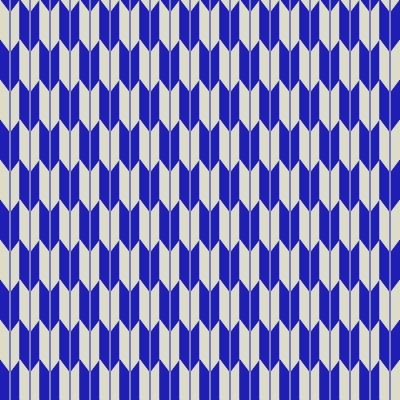
Frame 1 (no input)
Frame 60 (no input): identical to frame 1, image omitted
Frame 120 (the mouse pressed at the canvas centre since frame 60): identical to frame 1, image omitted

The p5.js sketch that drew this single still picture (run headless with seeded random() and noise() and a simulated clock; from frame 60 on, the mouse is pressed at the canvas centre):

// p5.js sketch
// ── sketch.js
function setup() {
  createCanvas(400, 400);
}

function draw() {
  background(220);
  
  Texture01();
  //Texture02();
  //Texture03();
  //Texture04();
}
//01
{
function Texture01(){
  let w = 20;
  let h = 40;

  let bgColor = color(220, 220, 200);
  let mainColor = color(30, 30, 180);
  let c = [bgColor, mainColor];

  noStroke();
  for (let i = 0; i <= width / w; i+= 1) {
    for (let j = 0; j <= height / h; j+= 1) {
      Unit01(i*w - w, j*h -h, w, h, c[(i % 2 + j) % 2], c[(i % 2 + j + 1) % 2]);
    }
  }

}

function Unit01(x, y, w, h, mainC, bgC){
  fill(mainC);
  let hOffset = h / 3;
  let center = x + w/2;
  quad(x, y, 
    center, y + hOffset,
    center, y + h + hOffset,
     x, y + h);
  quad(center, y + hOffset,
    x + w, y,
    x + w, y + h,
    center, y + h + hOffset);
  stroke(bgC);
  strokeWeight(1);
  line(center, y + hOffset -1,
    center, y + h + hOffset -1);
}
}

//02
{
  function Texture02(){
    let w = 80;
    let h = 16;
    for (let i = 0; i <= width / w + 5; i+= 1) {
      for (let j = 0; j <= height / h + 5; j+= 1) {
        Unit02(i*(w * 0.7) + (j) % 2 * (w * 0.35), j*h -h, w, h);
      }
    }
  }

  function Unit02(x,y,w,h){
    let mainColor = color(30, 30, 180);
    noFill();
    stroke(mainColor);
    strokeWeight(2);
    let lr = 250;
    let rr = 290;
    arc(x, y, w, w*2, radians(lr), radians(rr));
    arc(x, y, w * 0.9, w * 1.8, radians(lr+4), radians(rr-4) );
    arc(x, y, w * 0.5, w * 0.8, radians(lr-2), radians(rr+2));
  }
}

//03
{
  function Texture03(){
    let w = 40;
    let h = 20;
    for (let i = 0; i <= width / w + 2; i+= 1) {
      for (let j = 0; j <= height / h + 3; j+= 1) {
        Unit03(i*w - w + (j) % 2 * (w * 0.5), j*h -h, w, h);
      }
    }
  }

  function Unit03(x,y,w,h){
    let mainColor = color(30, 30, 180);
    noFill();
    stroke(mainColor);
    strokeWeight(2);
    arc(x, y, w, w, 0, radians(360));
  }
}

//04
{
  function Texture04(){
    let w = 40;
    noFill();
    stroke(color(30, 30, 180));
    strokeWeight(1.5);

    for (let i = 0; i < windowWidth; i+= w) {
      line(i, 0, i + windowHeight / 2, windowHeight);
      line(-i, 0, windowHeight / 2 - i, windowHeight);
      line(i, 0, i -windowHeight / 2, windowHeight);
    }
    for (let i = 0; i < windowHeight; i+= w) {
      line(0, i, windowWidth, i);
      for (let j = 0; j < windowWidth; j+= w) {
        Unit04_pus(j - (1 - (i/w) % 2) * (w / 2), i - (w / 3), w);
        Unit04_min(j - (1 - (i/w) % 2) * (w / 2), i + (w / 3), w);
      }
    }
  }

  function Unit04_pus(x,y, w){
    point(x, y);
    line(x, y - w*2/3, x, y);
    line(x- w/2, y + w/3, x, y);
    line(x+ w/2, y + w/3, x, y);
  }
  function Unit04_min(x,y, w){
    point(x, y);
    line(x, y + w*2/3, x, y);
    line(x- w/2, y - w/3, x, y);
    line(x+ w/2, y - w/3, x, y);
  }
}
// ── ChernoffFace.js
{
    function setup() {
    createCanvas(900, 900);
    Texture01_Setup();

    Texture01();
    }

    function Mask(){
        rect(20,20, width-40 , height-40);
    }

    function Texture01_Setup(){
        strokeWeight(2);
    }

    function Texture01(){
        background(255);
        //clip(Mask);
        size = 150;
        row = floor(width / size);
        column = floor(height / size);

        for(let i=0; i < column; i++){
            for(let j = 0; j < row; j++){
                faceData = new FaceData(size * j + size / 2, size * i + size / 2, size);
                face1 = new Face(faceData).DrawFace();
            }
        }
    }

    class FaceData{
        x = 0;
        y = 0;
        w = 0;
        faceWidth = 0.5;
        faceHeight = 0.9;
        faceCenterY = 0.5;

        eye_height_Para = 0.5;
        eye_width_Para = 0.5;
        eye_inSide_Para = 0.5;
        eye_tPoint_Para = 0.5;
        eye_tPoint1_Para = 0.3;
        eye_outSide_Para = 0.5;
        eye_bPoint_Para = 0.3;
        eye_bPoint1_Para = 0.5;

        eye_inSide_CP1 = 0.4;
        eye_inSide_CP2 = 0.5;
        eye_tPoint_CP1 = 0.6;
        eye_tPoint_CP2 = 0.5;
        eye_tPoint1_CP1 = 0.5;
        eye_tPoint1_CP2 = 0.0;
        eye_outSide_CP1 = 0.7;
        eye_outSide_CP2 = 0.0;
        eye_bPoint_CP1 = 0.5;
        eye_bPoint_CP2 = 0.5;
        eye_bPoint1_CP1 = 0.4;
        eye_bPoint1_CP2 = 0.5;
        eyelash_height = 0.5;

        pupil_CPX = 0.6;
        pupil_CPY = 0.6;
        pupilXoffset = 0.5;
        pupilYoffset = 0.5;
        pupilW = 0.5;
        pupilH = 0.5;

        eyebrow_W = 0.5;
        eyebrow_outSide = 0.5;
        eyebrow_inSide = 0.5;
        eyebrow_Ymax = 0.15;
        eyebrow_Ymin = 0.01;

        earX = 0.5;
        earY = 0.5;

        noseY = 0.5;

        mouseY = 0.5;
        mouseW = 0.5;

        constructor(x, y, w){
            this.x = x;
            this.y = y;
            this.w = w;
            this.faceWidth = map(randomGaussian(this.faceWidth, 0.1), 0, 1, 0.6 , 0.8, true);
            this.faceCenterY = map(randomGaussian(this.faceCenterY, 0.25), 0, 1, 0.11 , 0.14, true);
            this.eye_height_Para = map(randomGaussian(this.eye_height_Para, 0.4), 0, 1, 0.06 , 0.18, true);
            
            this.eye_width_Para = constrain(randomGaussian(this.eye_width_Para, 0.2), 0 ,1);
            this.eye_inSide_Para = constrain(randomGaussian(this.eye_inSide_Para, 0.2), 0 , 1);
            this.eye_outSide_Para = constrain(randomGaussian(this.eye_outSide_Para, 0.2), pow(this.eye_width_Para, 2) * 0.2 , 1);
            this.eye_tPoint_Para = constrain(randomGaussian(this.eye_tPoint_Para, 0.2), (1-this.eye_inSide_Para) * 0.3 , 1-(1-this.eye_outSide_Para)* 0.4);//1);
            this.eye_tPoint1_Para = constrain(randomGaussian(this.eye_tPoint1_Para, 0.25), 0 , 1-(1-this.eye_outSide_Para)* 0.7);
            this.eye_bPoint_Para = constrain(randomGaussian(this.eye_bPoint_Para, 0.25), 0 , 1);
            this.eye_bPoint1_Para = constrain(randomGaussian(this.eye_bPoint1_Para, 0.1), 0 , 1);
            
            this.eye_inSide_CP1 = constrain(randomGaussian(this.eye_inSide_CP1, 0.25), 0 , 1);
            this.eye_inSide_CP2 = constrain(randomGaussian(this.eye_inSide_CP2, 0.1), 0 , 1);
            this.eye_tPoint_CP1 = constrain(randomGaussian(this.eye_tPoint_CP1, 0.25), 0 , 1);
            this.eye_tPoint_CP2 = constrain(randomGaussian(this.eye_tPoint_CP2, 0.25), 0 , 1);
            this.eye_tPoint1_CP1 = constrain(randomGaussian(this.eye_tPoint1_CP1, 0.25), 0 , 1);
            this.eye_tPoint1_CP2 = constrain(randomGaussian(this.eye_tPoint1_CP2, 0.25), 0 , 1);
            this.eye_outSide_CP1 = constrain(randomGaussian(this.eye_outSide_CP1, 0.25), 0 , 1);
            this.eye_outSide_CP2 = constrain(randomGaussian(this.eye_outSide_CP2, 0.25), 0 , 1);
            this.eye_bPoint_CP1 = constrain(randomGaussian(this.eye_bPoint_CP1, 0.25), 0 , 1);
            this.eye_bPoint_CP2 = constrain(randomGaussian(this.eye_bPoint_CP2, 0.1), 0 , 1);
            this.eye_bPoint1_CP1 = constrain(randomGaussian(this.eye_bPoint1_CP1, 0.25), 0 , 1);
            this.eye_bPoint1_CP2 = constrain(randomGaussian(this.eye_bPoint1_CP2, 0.25), 0 , 1);
            
            this.eyelash_height = map(randomGaussian(this.eyelash_height, 0.3), 0 , 1, 0.02, 0.045, true);

            this.pupil_CPX = constrain(randomGaussian(this.pupil_CPX, 0.05), 0 , 1);
            this.pupil_CPY = constrain(randomGaussian(this.pupil_CPY, 0.1), 0 , 1);
            this.pupilXoffset = map(randomGaussian(this.pupilXoffset, 0.4), 0 , 1, 0.35, 0.45,true);
            this.pupilYoffset = map(randomGaussian(this.pupilYoffset, 0.4), 0 , 1, 0.45, 0.65, true);
            this.pupilW = map(randomGaussian(this.pupilW, 0.3), 0 , 1, 0.2 , 0.3, true);
            this.pupilH = map(randomGaussian(this.pupilH, 0.3), 0 , 1, 0.05, 0.09, true);
            this.eye_width_Para = map(this.eye_width_Para, 0 ,1 , 0.2 , 0.3, true);
            
            this.eyebrow_W = map(randomGaussian(this.eyebrow_W, 0.35), 0 , 1, 0.25, 0.33, true);
            this.eyebrow_outSide = map(randomGaussian(this.eyebrow_outSide, 0.25), 0 , 1, this.eyebrow_Ymin, this.eyebrow_Ymax, true);
            this.eyebrow_inSide = map(randomGaussian(this.eyebrow_inSide, 0.25), 0 , 1, this.eyebrow_Ymin, this.eyebrow_Ymax, true);

            this.earX = map(randomGaussian(this.earX, 0.25), 0 ,1 , 0.11 , 0.14, true);
            this.earY = map(randomGaussian(this.earY, 0.25), 0 ,1 , 0.03 , 0.06, true);
            this.noseY = map(randomGaussian(this.noseY, 0.25), 0 ,1 , 0 , 0.05, true);
            this.mouseY = map(randomGaussian(this.mouseY, 0.25), 0 ,1 , -0.02 , 0.03, true);
            this.mouseW = map(randomGaussian(this.mouseW, 0.3), 0 ,1 , 0.3 , 0.9, true);
        }
    }

    class Face{
        x = 0;
        y = 0;
        w = 0;
        centerY = 0;
        faceWidth = 0;
        faceHeight = 0;
        faceData;
        constructor(faceData){
            this.faceData = faceData;
            this.x = faceData.x;
            this.y = faceData.y;
            this.w = faceData.w;
            this.faceWidth = this.w * faceData.faceWidth;
            this.faceHeight = this.w * faceData.faceHeight;
            this.centerY = this.y + this.faceHeight * this.faceHeight / this.w * faceData.faceCenterY;
        }

        DrawFace(){
            stroke(255, 0, 0);
            stroke(0);
            let faceBoundR = this.x+this.faceWidth/2;
            let faceBoundL = this.x-this.faceWidth/2;
            let faceBoundT = this.y-this.faceHeight/2;
            let faceBoundB = this.y+this.faceHeight/2;
            
            let noseYoffest = (this.y + this.faceHeight / 2 - this.centerY) / 3;
            let mouseYoffest = noseYoffest * 2;
            let faceMostWidthPointY = min(this.centerY - this.faceHeight * 0.1, this.centerY - noseYoffest);
            let EyebrowOutPointXoffest = this.faceWidth/9 * 4;
            let EyeOutPointXofset = this.faceWidth/8*3;
            push();
            
            fill(255, 237, 229);
            let mandibleAngleXoffset = this.faceWidth / 8 * 2.4;//下顎骨
            let earX = curvePoint(faceBoundR, faceBoundR, this.x + mandibleAngleXoffset, this.x, 0.5);
            let earX1 = curvePoint(faceBoundR, earX, this.x + mandibleAngleXoffset, this.x, 0.75);
            this.DrawEars(earX - this.x, earX1 - this.x, this.centerY, this.centerY + (mouseYoffest + noseYoffest)/2);

            beginShape();
            fill(55, 50, 50);
            vertex(faceBoundL, faceMostWidthPointY-1);
            this.TestDrawBezierVertex(
                faceBoundL, faceMostWidthPointY-1,
                this.x-this.faceWidth*0.55, this.y-this.faceHeight*0.65, 
                this.x+this.faceWidth*0.55, this.y-this.faceHeight*0.65, 
                faceBoundR, faceMostWidthPointY-1);
            endShape();

            beginShape();
            fill(255, 237, 229);
            vertex(faceBoundL, faceMostWidthPointY);
            this.TestDrawBezierVertex(
                faceBoundL, faceMostWidthPointY,
                lerp(faceBoundL,faceBoundR, 0.05), this.y-this.faceHeight*0.39, 
                lerp(faceBoundR,faceBoundL, 0.05), this.y-this.faceHeight*0.39, 
                faceBoundR, faceMostWidthPointY);
            endShape();

            curveTightness(0.2);
            beginShape();
            fill(255, 237, 229);
            this.DrawTestCurveVertex(faceBoundR, faceBoundT);
            this.DrawTestCurveVertex(faceBoundR, faceMostWidthPointY);
            
            //this.DrawTestCurveVertex(lerp(faceBoundR, this.x + mandibleAngleXoffset, 0.2), this.centerY + noseYoffest*0.5);
            this.DrawTestCurveVertex(this.x + mandibleAngleXoffset, this.centerY + mouseYoffest*0.99);
            this.DrawTestCurveVertex(this.x , this.y + this.faceHeight /2);
            this.DrawTestCurveVertex(this.x - mandibleAngleXoffset, this.centerY + mouseYoffest*0.99);
            //this.DrawTestCurveVertex(lerp(faceBoundL, this.x - mandibleAngleXoffset, 0.2), this.centerY + noseYoffest*0.5);
            this.DrawTestCurveVertex(faceBoundL, faceMostWidthPointY);
            this.DrawTestCurveVertex(faceBoundL, faceBoundT);
            endShape();

            beginShape();
            fill(55, 50, 50);
            vertex(faceBoundL, faceMostWidthPointY);
            let hair_x1 = curvePoint(faceBoundL,faceBoundL,this.x - mandibleAngleXoffset,this.x, 0.5);
            let hair_y1 = curvePoint(faceBoundT,faceMostWidthPointY,this.centerY + mouseYoffest*0.99,this.y + this.faceHeight /2, 0.5);
            vertex(hair_x1, hair_y1);
            vertex(
                bezierPoint(faceBoundL,faceBoundL,faceBoundR,faceBoundR, 0.1),
                bezierPoint(faceMostWidthPointY,this.y-this.faceHeight*0.52,this.y-this.faceHeight*0.52,faceMostWidthPointY, 0.1)
            );
            endShape();
            beginShape();
            fill(55, 50, 50);
            vertex(faceBoundR, faceMostWidthPointY);
            let hair_x2 = curvePoint(faceBoundR,faceBoundR,this.x + mandibleAngleXoffset,this.x, 0.5);
            let hair_y2 = curvePoint(faceBoundT,faceMostWidthPointY,this.centerY + mouseYoffest*0.99,this.y + this.faceHeight /2, 0.5);
            vertex(hair_x2, hair_y2);
            vertex(
                bezierPoint(faceBoundR,faceBoundR,faceBoundL,faceBoundL, 0.1),
                bezierPoint(faceMostWidthPointY,this.y-this.faceHeight*0.52,this.y-this.faceHeight*0.52,faceMostWidthPointY, 0.1)
            );
            endShape();

            ///*
            this.DrawEyes(this.x, this.centerY, this.faceWidth/4);
            let EyebrowInside = this.centerY - this.faceHeight*(this.faceData.eye_height_Para + 2*this.faceData.eyelash_height + 2*this.faceData.eyebrow_inSide)/2;
            let EyebrowOutSide = this.centerY - this.faceHeight*(this.faceData.eye_height_Para + 2*this.faceData.eyelash_height + 2*this.faceData.eyebrow_outSide)/2;
            this.DrawNose(this.x, this.centerY + noseYoffest);
            this.DrawMouse(this.x, this.centerY + mouseYoffest, this.faceWidth/4);
            this.DrawHair(
                min(EyebrowInside, EyebrowOutSide),
                max(EyebrowInside, EyebrowOutSide),
                this.centerY - this.faceHeight*(this.faceData.eye_height_Para + 2*this.faceData.eyelash_height)/2,
                this.centerY + (this.faceHeight * this.faceData.eye_height_Para)/2,
                faceMostWidthPointY
            )
            this.DrawEyebrow(this.x, EyebrowInside, EyebrowOutSide, this.faceWidth/4.5);
            //*/
            
            pop();
            
        }

        DrawTestCurveVertex(x,y){
            curveVertex(x,y);
            //this.TestPoint(x,y);
        }

        DrawEyes(x, y, s){
            push();
            this.DrawEyeType1(x, y, s);
            pop();
        }

        DrawEyeType1(x, y, s){
            let height = this.faceHeight * this.faceData.eye_height_Para;
            let width = this.faceWidth * this.faceData.eye_width_Para;
            let inSide = lerp(y + height / 2, y - height / 2, this.faceData.eye_inSide_Para);
            let tPoint = lerp(s/2, s/2 + width, this.faceData.eye_tPoint_Para);
            let tPoint1 = lerp(tPoint, s/2 + width, this.faceData.eye_tPoint1_Para);
            let outSide = lerp(y + height / 2, y - height / 2, this.faceData.eye_outSide_Para);
            let bPoint = lerp(s/2, s/2 + width, this.faceData.eye_bPoint_Para);
            let bPoint1 = lerp(bPoint, s/2 + width, this.faceData.eye_bPoint1_Para);

            let rL = x + s/2;
            let rR = rL + width;
            let lR = x - s/2;
            let lL = lR - width;
            let tY = y - height / 2;
            let bY = y + height / 2;

            let eyelashY = tY - this.faceHeight * this.faceData.eyelash_height;
            fill(55, 50, 50);
            stroke(40, 40, 80);
            let eyelashOffset = width * 0.15;
            for(let i = 0; i < 2; i++){
                beginShape();
                vertex(rL, inSide);
                this.TestDrawBezierVertex(
                    rL, inSide,
                    rL, lerp(inSide, tY, this.faceData.eye_inSide_CP1),
                    lerp(x+tPoint, rL, this.faceData.eye_tPoint_CP1), tY,
                    x+tPoint, tY);
                this.TestDrawBezierVertex(
                    x+tPoint, tY,
                    lerp(x+tPoint, x+tPoint1, this.faceData.eye_tPoint_CP2), tY,
                    lerp(x+tPoint1, x+tPoint, this.faceData.eye_tPoint1_CP1), tY,
                    x+tPoint1, tY);
                this.TestDrawBezierVertex(
                    x+tPoint1, tY,
                    lerp(x+tPoint1, rR, this.faceData.eye_tPoint1_CP2), tY,
                    lerp(x+tPoint1, rR, this.faceData.eye_outSide_CP1), tY,
                    rR, outSide);
                this.TestDrawBezierVertex(
                    rR, outSide,
                    rR, outSide,
                    rR+eyelashOffset, outSide,
                    rR+eyelashOffset, outSide);
                endShape();
                beginShape();
                vertex(rR+eyelashOffset, outSide);
                this.TestDrawBezierVertex(
                    rR+eyelashOffset, outSide,
                    lerp(x+tPoint1, rR, 1.2),lerp(outSide, eyelashY, 0.5),
                    lerp(x+tPoint1, rR, 0.66), lerp(outSide, eyelashY, 1),
                    lerp(x+tPoint1, rR, 0.1), lerp(outSide, eyelashY, 0.99));
                this.TestDrawBezierVertex(
                    lerp(x+tPoint1, rR, 0.1), lerp(outSide, eyelashY, 0.9),
                    lerp(x+tPoint1, rL, 0), eyelashY,
                    lerp(x+tPoint, x+tPoint1, 0.3), eyelashY,
                    lerp(x+tPoint, rL, 0.1), eyelashY);
                this.TestDrawBezierVertex(
                    lerp(x+tPoint, rL, 0.1), eyelashY,
                    lerp(x+tPoint, rL, 0.8), eyelashY,
                    rL, lerp(inSide, tY, this.faceData.eye_inSide_CP1),
                    rL, inSide);
                endShape();
                beginShape();
                let bezierX = bezierPoint(rR, rR, lerp(x+bPoint1, rR, this.faceData.eye_bPoint1_CP1), x+bPoint1, 0.5);
                let bezierY = bezierPoint(outSide, lerp(outSide, bY, this.faceData.eye_outSide_CP2), bY, bY, 0.5);
                vertex(rR, outSide);
                this.TestDrawBezierVertex(
                    rR, outSide,
                    rR,lerp(outSide, bY, this.faceData.eye_outSide_CP2),
                    bezierX, bezierY,
                    bezierX, bezierY);
                this.TestDrawBezierVertex(
                    bezierX, bezierY,
                    bezierX, bezierY,
                    rR+eyelashOffset, outSide,
                    rR+eyelashOffset, outSide);
                this.TestDrawBezierVertex(
                    rR+eyelashOffset, outSide,
                    rR+eyelashOffset, outSide,
                    rR, outSide,
                    rR, outSide);
                endShape();
                tPoint *= -1;
                tPoint1 *= -1;
                bPoint *= -1;
                bPoint1 *= -1;
                rL = x - s/2;
                rR = rL - width;
                eyelashOffset *= -1;
            }
            rL = x + s/2;
            rR = rL + width;

            //#region eyes
            beginClip();
            for(let i = 0; i < 2; i++){
                beginShape();
                vertex(rL, inSide);
                this.TestDrawBezierVertex(
                    rL, inSide,
                    rL, lerp(inSide, tY, this.faceData.eye_inSide_CP1),
                    lerp(x+tPoint, rL, this.faceData.eye_tPoint_CP1), tY,
                    x+tPoint, tY);
                this.TestDrawBezierVertex(
                    x+tPoint, tY,
                    lerp(x+tPoint, x+tPoint1, this.faceData.eye_tPoint_CP2), tY,
                    lerp(x+tPoint1, x+tPoint, this.faceData.eye_tPoint1_CP1), tY,
                    x+tPoint1, tY);
                this.TestDrawBezierVertex(
                    x+tPoint1, tY,
                    lerp(x+tPoint1, rR, this.faceData.eye_tPoint1_CP2), tY,
                    lerp(x+tPoint1, rR, this.faceData.eye_outSide_CP1), tY,
                    rR, outSide);
                endShape();
                beginShape();
                vertex(rR, outSide);
                this.TestDrawBezierVertex(
                    rR, outSide,
                    rR,lerp(outSide, bY, this.faceData.eye_outSide_CP2),
                    lerp(x+bPoint1, rR, this.faceData.eye_bPoint1_CP1), bY,
                    x+bPoint1, bY);
                this.TestDrawBezierVertex(
                    x+bPoint1, bY,
                    lerp(x+bPoint1, x+bPoint, this.faceData.eye_bPoint1_CP2), bY,
                    lerp(x+bPoint, x+bPoint1, this.faceData.eye_bPoint_CP1), bY,
                    x+bPoint, bY);
                this.TestDrawBezierVertex(
                    x+bPoint, bY,
                    lerp(rL, x+bPoint, this.faceData.eye_bPoint_CP2), bY,
                    rL, lerp(inSide, bY, this.faceData.eye_inSide_CP2),
                    rL, inSide);
                endShape();
                tPoint *= -1;
                tPoint1 *= -1;
                bPoint *= -1;
                bPoint1 *= -1;
                rL = x - s/2;
                rR = rL - width;
            }
            rL = x + s/2;
            rR = rL + width;
            endClip();
            //#endregion
            
            fill(255);
            noStroke();
            quad(rL, tY, rR, tY, rR, bY, rL, bY);
            quad(lR, tY, lL, tY, lL, bY, lR, bY);
            
            fill(55, 50, 50);
            stroke(40, 40, 80);
            strokeWeight(4);
            //瞳孔
            
            let pupilX = lerp(rL, rR, this.faceData.pupilXoffset);
            let pupilY = lerp(bY, tY, this.faceData.pupilYoffset);
            let pupilT = pupilY - this.faceData.pupilH * this.faceHeight;
            let pupilB = pupilY + this.faceData.pupilH * this.faceHeight;
            let pupilWidth = this.faceData.pupilW * width;
            
            for(let i = 0; i < 2; i++){
                beginShape();
                vertex(pupilX, pupilT);
                this.TestDrawBezierVertex(
                    pupilX, pupilT,
                    lerp(pupilX, pupilX + pupilWidth , this.faceData.pupil_CPX), pupilT,
                    pupilX + pupilWidth, lerp(pupilY, pupilT, this.faceData.pupil_CPY),
                    pupilX + pupilWidth, pupilY);
                this.TestDrawBezierVertex(
                    pupilX + pupilWidth, pupilY,
                    pupilX + pupilWidth, lerp(pupilY, pupilB, this.faceData.pupil_CPY),
                    lerp(pupilX, pupilX + pupilWidth, this.faceData.pupil_CPX), pupilB,
                    pupilX, pupilB);
                this.TestDrawBezierVertex(
                    pupilX, pupilB,
                    lerp(pupilX, pupilX - pupilWidth, this.faceData.pupil_CPX), pupilB,
                    pupilX - pupilWidth, lerp(pupilY, pupilB, this.faceData.pupil_CPY),
                    pupilX - pupilWidth, pupilY);
                this.TestDrawBezierVertex(
                    pupilX - pupilWidth, pupilY,
                    pupilX - pupilWidth, lerp(pupilY, pupilT, this.faceData.pupil_CPY),
                    lerp(pupilX, pupilX - pupilWidth, this.faceData.pupil_CPX), pupilT,
                    pupilX, pupilT);
                endShape();
                pupilX = lerp(lR, lL, this.faceData.pupilXoffset);
                pupilWidth *= -1;
            }
            
            pupilX = lerp(rL, rR, this.faceData.pupilXoffset);

            fill(60, 50, 50);
            stroke(30, 30, 40);
            strokeWeight(3);
            ellipse(lerp(rL, rR, this.faceData.pupilXoffset), lerp(bY, tY, this.faceData.pupilYoffset), pupilWidth*0.6, pupilWidth*0.6);
            ellipse(lerp(lR, lL, this.faceData.pupilXoffset), lerp(bY, tY, this.faceData.pupilYoffset), pupilWidth*0.6, pupilWidth*0.6);
        }

        TestDrawBezierVertex(x1, y1, x2, y2, x3, y3, x4, y4){
            bezierVertex(x2, y2, x3, y3, x4, y4);
            /*
            stroke(0);
            strokeWeight(5);
            point(x3, y3);
            point(x2, y2);

            stroke(255, 0, 0);
            point(x1, y1);
            point(x4, y4);

            noFill();
            stroke(0);
            strokeWeight(1);
            stroke(255, 0, 0);
            line(x1, y1, x2, y2);
            line(x3, y3, x4, y4);
            */
        }

        DrawEyebrow(x, y, y1, s){
            let insideX = s/2;
            let outsideX = insideX + this.faceWidth * this.faceData.eyebrow_W;
            let Xcontrol = lerp(insideX, insideX + this.faceWidth * this.faceData.eye_width_Para, this.faceData.eye_tPoint_Para*0.5);
            let Ycontrol = lerp(min(y, y1) - this.faceHeight * 0.02, (y+y1)/2 - this.faceHeight * 0.03, pow(norm(abs(y-y1), 0, (this.faceData.eyebrow_Ymax-this.faceData.eyebrow_Ymin)*this.faceHeight), 2));

            stroke(0);
            strokeWeight(2);
            noFill();
            for(let i = 0; i < 2; i++){
                bezier(
                x + insideX, y, 
                x + (insideX + outsideX)*1/3, Ycontrol,
                x + (insideX + outsideX)*2/3, Ycontrol,
                x + outsideX, y1);
                insideX *= -1;
                outsideX *= -1;
                Xcontrol *= -1;
            }
        }

        DrawNose(x, y){
            stroke(50, 20, 20);
            strokeWeight(2.5);
            point(x,y+this.faceHeight*this.faceData.noseY);
        }

        DrawMouse(x, y, s){
            s = s * 0.5 * this.faceData.mouseW;
            stroke(60, 30, 30);
            strokeWeight(2);
            point(x + s, y + 0);
            point(x - s, y + 0);

            strokeWeight(1.5);
            bezier(
                x + s, y, 
                lerp(x+s, x-s, 0.2), y+this.faceHeight * this.faceData.mouseY,
                lerp(x-s, x+s, 0.2), y+this.faceHeight * this.faceData.mouseY,
                x - s, y);
                
            stroke(255, 237, 229);
            strokeWeight(2);
            point(x, bezierPoint(y, y+this.faceHeight * this.faceData.mouseY, y+this.faceHeight * this.faceData.mouseY, y, 0.5));
        }

        DrawEars(x1, x2, y1, y2){
            fill(255, 237, 229);
            for(let i =0; i < 2; i++){
                beginShape();
                curveTightness(0.0);
                this.DrawTestCurveVertex(this.x + x1, y1-this.faceHeight*0.02);
                this.DrawTestCurveVertex(this.x + x1, y1-this.faceHeight*0.02);
                this.DrawTestCurveVertex(this.x + x1*1.21, y1-this.faceHeight*this.faceData.earY);
                this.DrawTestCurveVertex(this.x + x1*1.25, y1+this.faceHeight*0.03);
                this.DrawTestCurveVertex(this.x + x1*1.1, y1+this.faceHeight*this.faceData.earX);
                this.DrawTestCurveVertex(this.x + x2, y2);
                this.DrawTestCurveVertex(this.x + x2, y2);
                this.DrawTestCurveVertex(this.x + x2, y2);
                x1*=-1;
                x2*=-1;
                endShape();
            }
        }

        DrawHair(eyebrow1, eyebrow2, eye1, eye2, faceMostWidthPointY){
            let c = 3;
            let hairs = [];
            let fL = this.x-this.faceWidth/2;
            let fR = this.x+this.faceWidth/2;
            let y = random(-1, 1);
            beginShape();
            noFill();
            stroke(100);
            vertex(fL, faceMostWidthPointY);
            this.TestDrawBezierVertex(
                fL, faceMostWidthPointY,
                fL, this.y-this.faceHeight*0.52, 
                fR, this.y-this.faceHeight*0.52, 
                fR, faceMostWidthPointY);
            endShape();
            /*
            noFill();
            stroke(100);
            beginShape();
            vertex(fL, faceMostWidthPointY);
            this.TestDrawBezierVertex(
                fL, faceMostWidthPointY,
                lerp(fL, fR, 0.3), faceMostWidthPointY + y * this.faceHeight/8,
                lerp(fR, fL, 0.3), faceMostWidthPointY + y * this.faceHeight/8,
                fR, faceMostWidthPointY
            );
            endShape();
            */
            for(let i = 0; i< c; i++){
                let r = constrain(randomGaussian(1/(c+1)*(i+1), 0.1),0,1);
                hairs.push(map(r, 0,1, fL,fR), true);
                let xP = bezierPoint(fL, lerp(fL, fR, 0.3), lerp(fR, fL, 0.3), fR, 
                    r);
                let yP = bezierPoint(faceMostWidthPointY, faceMostWidthPointY + y * this.faceHeight/8, faceMostWidthPointY + y * this.faceHeight/8, faceMostWidthPointY, 
                    r);
                this.TestPoint(xP,yP);
            }
            
        }

        DarwUnitHair(x, y, x1, y1, h, ){
            
        }
        
        TestPoint(x, y){
            stroke(255,0,0);
            strokeWeight(3);
            point(x,y);
        }
    }
}

// ── sketch1.js
function setup() {
  createCanvas(400, 400);
  Texture01_Setup();
}

function Mask(){
    rect(20,20, width-40 , height-40);
}

function draw() {
    Texture01();
}

//01
{
    function Texture01_Setup(){
        strokeWeight(2);
    }

    function Texture01(){
        background(60);
        clip(Mask);
        
        let unitH = height /15;
        let areaY = unitH * 1;
        let areaY1 = unitH * 3;
        let areaY2 = unitH * 7;
        let noiseLevel = height / 4;

        for(let i = 0; i < width; i++){
            nx = noise(i* 0.005 + frameCount * 0.001 + 99) * noiseLevel + areaY;
            nx1 = noise(i* 0.0075 + frameCount * 0.005 + 9) * noiseLevel + areaY1;
            nx2 = (noise(i* 0.02 + frameCount * 0.05)-0.2) * 1.3 * noiseLevel + areaY2;

            for(let j = 0; j <= height; j++){
                if(j > nx2){
                    stroke(sq((j-areaY2)/(height-areaY2))*50 + 40);
                }
                else if(j > nx1){
                    stroke(sq((min(j, unitH * 10)-areaY1)/(unitH * 10-areaY1))*30 + 100);
                }
                else if(j > nx){
                    stroke(sq((j-areaY)/(areaY1-areaY))*10 + 175);
                }
                else{
                    stroke(200);
                }
                point(i,j);
            }
        }
    }
}
